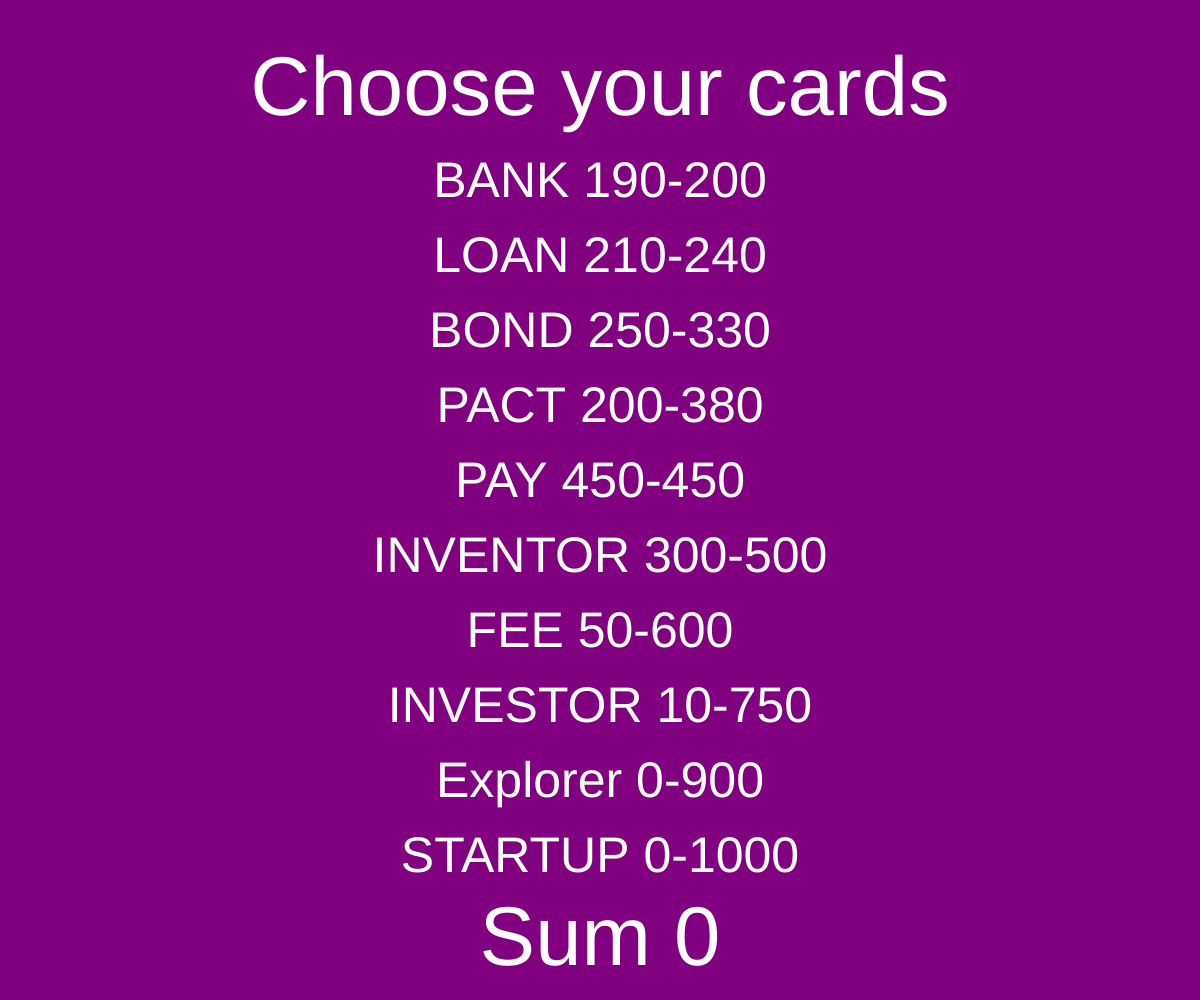
Frame 1 (no input)
Frame 60 (no input): identical to frame 1, image omitted
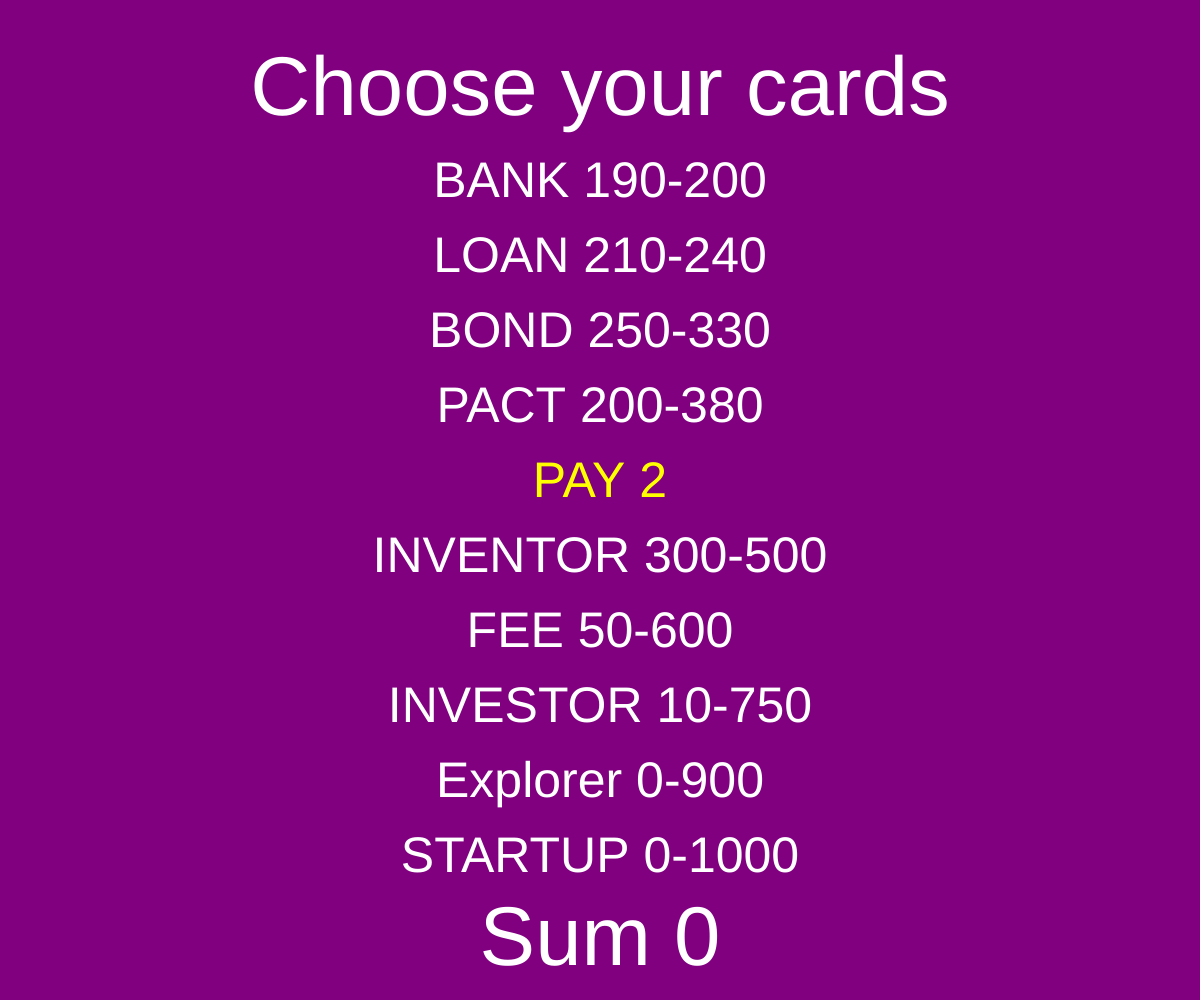
Frame 120 (the mouse pressed at the canvas centre since frame 60)

The p5.js sketch that drew these frames (run headless with seeded random() and noise() and a simulated clock; from frame 60 on, the mouse is pressed at the canvas centre):

// p5.js sketch
// ── sketch.js
// הגדרת קבועים לפריסה
const TITLE_HEIGHT_RATIO = 1 / 12; // גובה הכותרת ביחס לגובה המסך
const TITLE_MARGIN_RATIO = 1 / 20; // הרווח מעל הכותרת ביחס לגובה המסך
const LINE_HEIGHT_RATIO = 1 / 20; // גובה שורת הטקסט ביחס לגובה המסך
const LINE_MARGIN_RATIO = 1 / 40; // הרווח בין שורות הטקסט ביחס לגובה המסך
const FOOTER_HEIGHT_RATIO = 1 / 12; // גובה הכותרת התחתונה ביחס לגובה המסך
const FOOTER_MARGIN_RATIO = 1 / 60; // הרווח מתחת לכותרת התחתונה ביחס לגובה המסך

// הגדרת הקלפים
let cards = [
  {name: "BANK", min: 190, max: 200},
  {name: "LOAN", min: 210, max: 240},
  {name: "BOND", min: 250, max: 330},
  {name: "PACT", min: 200, max: 380},
  {name: "PAY", min: 450, max: 450},
  {name: "INVENTOR", min: 300, max: 500},
  {name: "FEE", min: 50, max: 600},
  {name: "INVESTOR", min: 10, max: 750},
  {name: "Explorer", min: 0, max: 900},
  {name: "STARTUP", min: 0, max: 1000}
];

// אתחול הסכום
let sum = 0;

// הגדרת הקנבס
function setup() {
  createCanvas(windowWidth, windowHeight); // יצירת קנבס בגודל המסך
  textSize(height * LINE_HEIGHT_RATIO); // הגדרת גודל הטקסט לגובה שורת הטקסט
  textAlign(CENTER, CENTER); // הגדרת מיקום הטקסט למרכז
  noStroke(); // הסרת הקווים מסביב לטקסט
}

// ציור המסך
function draw() {
  background(128, 0, 128); // צביעת הרקע בסגול

  // ציור שאר המסך
  drawTitle(); // ציור הכותרת
  drawCards(); // ציור הקלפים
  drawFooter(); // ציור הכותרת התחתונה
}

// ציור הכותרת
function drawTitle() {
  fill(255); // הגדרת צבע הטקסט ללבן
  textSize(height * TITLE_HEIGHT_RATIO); // הגדרת גובה הטקסט לגובה הכותרת
  text("Choose your cards", width / 2, height * TITLE_MARGIN_RATIO + height * TITLE_HEIGHT_RATIO / 2); // ציור הטקסט של הכותרת במרכז המסך
  textSize(height * LINE_HEIGHT_RATIO); // החזרת גובה הטקסט לגובה שורת הטקסט
}

// ציור הקלפים
function drawCards() {
  for (let i = 0; i < cards.length; i++) { // לולאה עבור כל אחד מהקלפים
    let y = height * TITLE_MARGIN_RATIO + height * TITLE_HEIGHT_RATIO + height * LINE_MARGIN_RATIO * 2 + i * (height * LINE_HEIGHT_RATIO + height * LINE_MARGIN_RATIO); // הגדרת מיקום הטקסט של הקלף
    fill(cards[i].selected ? color(255, 255, 0) : color(255)); // הגדרת צבע הטקסט לצהוב אם הקלף נבחר, אחרת לבן
    text(cards[i].name + " " + (cards[i].selected ? (cards[i].countdown > 0 ? cards[i].countdown.toFixed(0) : cards[i].value) : cards[i].min + "-" + cards[i].max), width / 2, y); // ציור הטקסט של הקלף
    if (cards[i].selected && cards[i].countdown > 0) { // אם הקלף נבחר והספירה לאחור עדיין לא הסתיימה
      cards[i].countdown -= 1 / frameRate(); // הפחתת הספירה לאחור בהתאם לקצב הפריימים
      if (cards[i].countdown <= 0) { // אם הספירה לאחור הסתיימה
        cards[i].countdown = 0; // איפוס הספירה לאחור
        cards[i].value = round(random(cards[i].min, cards[i].max)); // הגרלת ערך חדש לקלף
        sum += cards[i].value; // הוספת הערך של הקלף לסכום
      }
    }
  }
}

// ציור הכותרת התחתונה
function drawFooter() {
  fill(255); // הגדרת צבע הטקסט ללבן
  textSize(height * FOOTER_HEIGHT_RATIO); // הגדרת גובה הטקסט לגובה הכותרת התחתונה
  text("Sum " + sum, width / 2, height - height * FOOTER_MARGIN_RATIO - height * FOOTER_HEIGHT_RATIO / 2); // ציור הטקסט של הכותרת התחתונה במרכז המסך
  textSize(height * LINE_HEIGHT_RATIO); // החזרת גובה הטקסט לגובה שורת הטקסט
}

// טיפול באירועים של מסך מגע
function touchStarted() {
  for (let i = 0; i < cards.length; i++) { // לולאה עבור כל אחד מהקלפים
    let y = height * TITLE_MARGIN_RATIO + height * TITLE_HEIGHT_RATIO + height * LINE_MARGIN_RATIO * 2 + i * (height * LINE_HEIGHT_RATIO + height * LINE_MARGIN_RATIO); // הגדרת מיקום הטקסט של הקלף
    if (abs(mouseY - y) < height * LINE_HEIGHT_RATIO / 2) { // אם המסך נוגע במיקום של הקלף
      toggleCard(cards[i]); // שינוי מצב הקלף
      break;
    }
  }
}

// שינוי מצב קלף
function toggleCard(card) {
  if (card.selected) { // אם הקלף נבחר
    sum -= card.value; // הפחתת הערך של הקלף מהסכום
    card.selected = false; // הקלף לא נבחר יותר
    card.countdown = 0; // איפוס הספירה לאחור
  } else { // אם הקלף לא נבחר
    card.countdown = 3; // התחלת ספירה לאחור מ-3
    card.selected = true; // הקלף נבחר
  }
}
